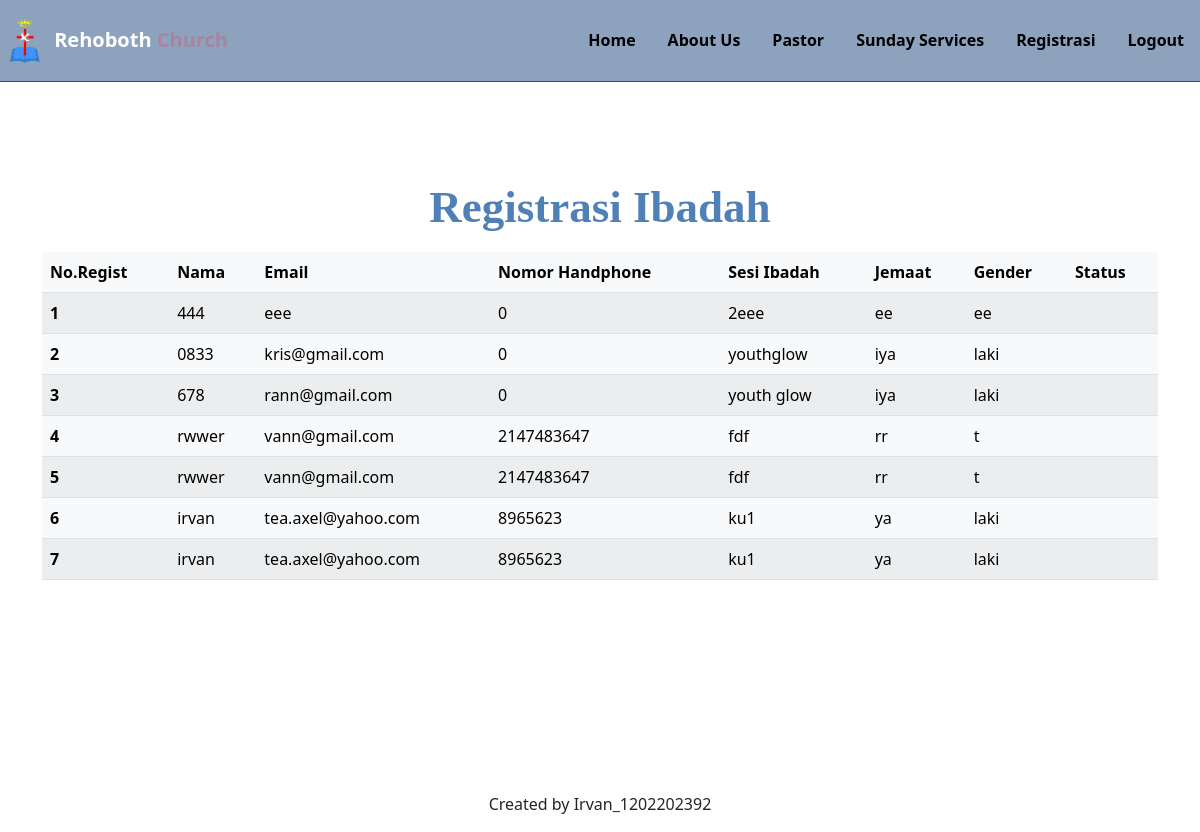
Screenshot of /user/daftar.php with the database file from the repository.
### tables this page shows
CREATE TABLE `pesanan` (
  `id` int(20) NOT NULL,
  `nama` varchar(255) NOT NULL,
  `email` varchar(255) NOT NULL,
  `no_hp` int(20) NOT NULL,
  `sesi` varchar(255) NOT NULL,
  `member` varchar(255) NOT NULL,
  `gender` varchar(255) NOT NULL,
  `status` varchar(255) NOT NULL
);

### config/conector.php (called while the page is built, shortened)
<?php
$conn_user = mysqli_connect("localhost", "root", "", "wad_kuis2", 3308);
function query($query)
{
    global $conn_user;
    return mysqli_query($conn_user, $query);
}

### user/daftar.php (the view, shortened to what this page needs)
<?php
include('../config/conector.php');
?>
<!doctype html>
<html lang="en">
<head>
    <link href="https://cdn.jsdelivr.net/npm/bootstrap@5.2.2/dist/css/bootstrap.min.css" rel="stylesheet">
    <link rel="stylesheet" href="navbar.css">
    <link rel="stylesheet" href="https://cdnjs.cloudflare.com/ajax/libs/font-awesome/6.2.0/css/all.min.css"
    />
</head>
<body>
    <nav>
                <div class="wrapper">
                    <img src="./images/kana1.png" width="50" height="50" />
                    <tr><b class="name">Rehoboth <span>
                    Church</span></b></tr>
                    <div class="menu">
                        <ul>
                            <li><a href="home-login.php">Home</a></li>
                            <li><a href="about.php">About Us</a></li>
                            <li><a href="pastor.php">Pastor</a></li>
                            <li><a href="sunday.php">Sunday Services</a></li>
                            <li><a href="register.php">Registrasi</a></li>
                            <li><a href="login.php" class="tbl-biru">Logout</a></li>
                        </ul>
                    </div>
                </div>
    </nav>
    <header>
        <div class="container">
            <div class="container text-center">
                <h2 style="margin-top: 100px;">Registrasi Ibadah</h2>
            </div>
        </div>
    </header>
    <div class="container" style="min-height: 492px;">
        <div class="table-responsive">
            <table class="table table-striped table-light  align-middle">
                <thead>
                    <tr>
                        <th scope="col">No.Regist</th>
                        <th scope="col">Nama</th>
                        <th scope="col">Email</th>
                        <th scope="col">Nomor Handphone</th>
                        <th scope="col">Sesi Ibadah</th>
                        <th scope="col">Jemaat</th>
                        <th scope="col">Gender</th>
                        <th scope="col">Status</th>
                    </tr>
                </thead>
                <tbody>
                <?php
            $query = query("SELECT * FROM pesanan");
            if ($query) {
                while ($data = mysqli_fetch_assoc($query)) {
            ?>
            <tr>
              <th scope="row"><?= $data['id']; ?></th>
              <td><?= $data['nama']; ?></td>
              <td><?= $data['email']; ?></td>
              <td><?= $data['no_hp']; ?></td>
              <td><?= $data['sesi']; ?></td>
              <td><?= $data['member']; ?></td>
              <td><?= $data['gender']; ?></td>
              <td><?= $data['status']; ?></td>
            </tr>
            <?php
                    }
                }
            ?>
          </tbody>
        </table>
    </div>
</div>
  <div class="container mt-5">
        <p class= text-center> Created by Irvan_1202202392 </p>
  </div>
</body>
</html>

### user/navbar.css (style rules this page uses)
.wrapper { width: 1300px; margin: auto; position: relative; }
.menu { float: right; }
.name { color: white; font-size: 20px; }
span { color: hsla(345, 65%, 57%, 0.349); }
nav { width: 100%; margin: auto; display: flex; line-height: 80px; position: sticky; position: -webkit-sticky; top: 0; background: #FFFFFF; z-index: 1; border-bottom: 1px solid #364f6b; background-color: #8da3bd; }
nav ul { list-style-type: none; margin: 0; padding: 0; overflow: hidden; }
nav ul li { float: left; }
nav ul li a { color: black; font-weight: bold; text-align: center; padding: 0px 16px 0px 16px; text-decoration: none; }
h2 { font-family: 'comic sans ms'; font-weight: 800; font-size: 45px; margin-bottom: 20px; color: #5080b8; width: 100%; line-height: 50px; }

### rows the page displays
pesanan: id "1", nama "444", email "eee", no_hp "0", sesi "2eee", member "ee", gender "ee"
pesanan: id "2", nama "0833", email "kris@gmail.com", no_hp "0", sesi "youthglow", member "iya", gender "laki"
pesanan: id "3", nama "678", email "rann@gmail.com", no_hp "0", sesi "youth glow", member "iya", gender "laki"
pesanan: id "4", nama "rwwer", email "vann@gmail.com", no_hp "2147483647", sesi "fdf", member "rr", gender "t"
pesanan: id "5", nama "rwwer", email "vann@gmail.com", no_hp "2147483647", sesi "fdf", member "rr", gender "t"
pesanan: id "6", nama "irvan", email "tea.axel@yahoo.com", no_hp "8965623", sesi "ku1", member "ya", gender "laki"
pesanan: id "7", nama "irvan", email "tea.axel@yahoo.com", no_hp "8965623", sesi "ku1", member "ya", gender "laki"
